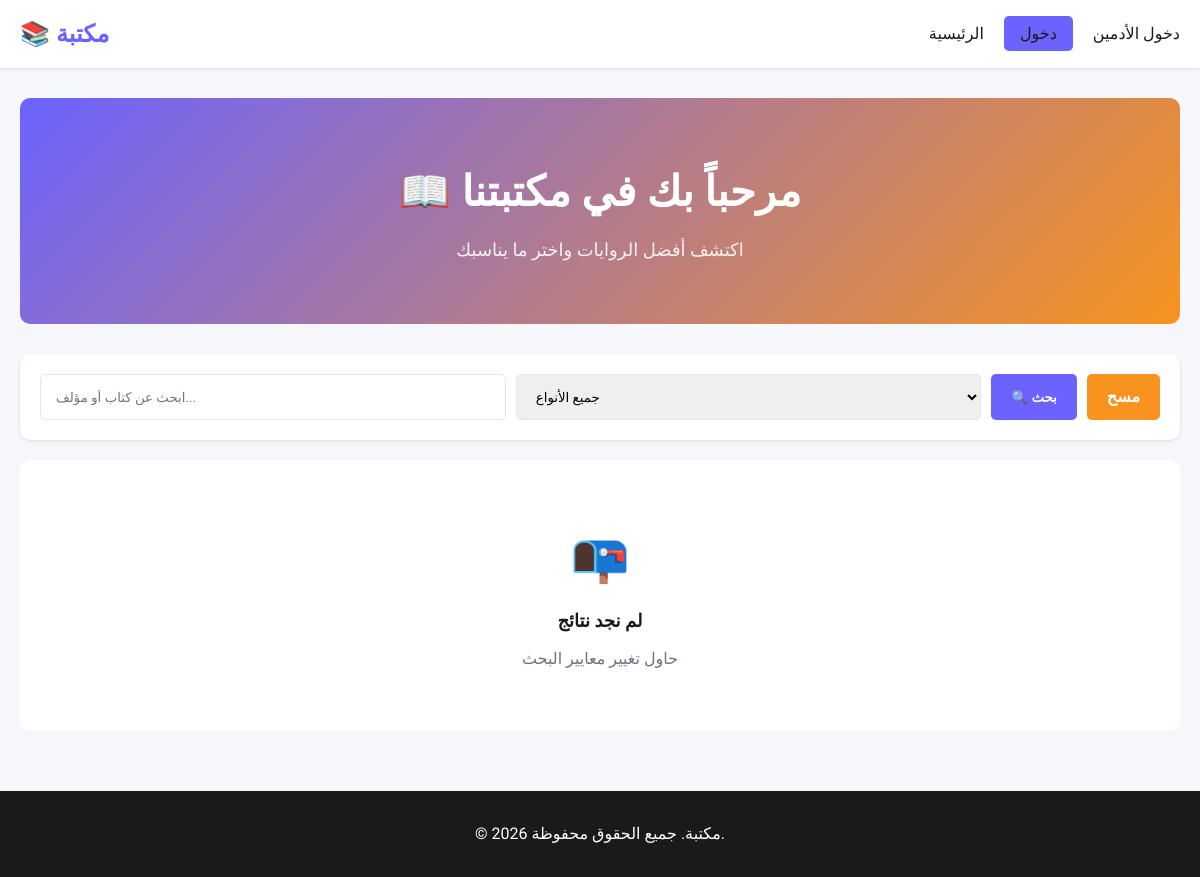
/views/catalogue.php, run on an earlier commit of the app's database.
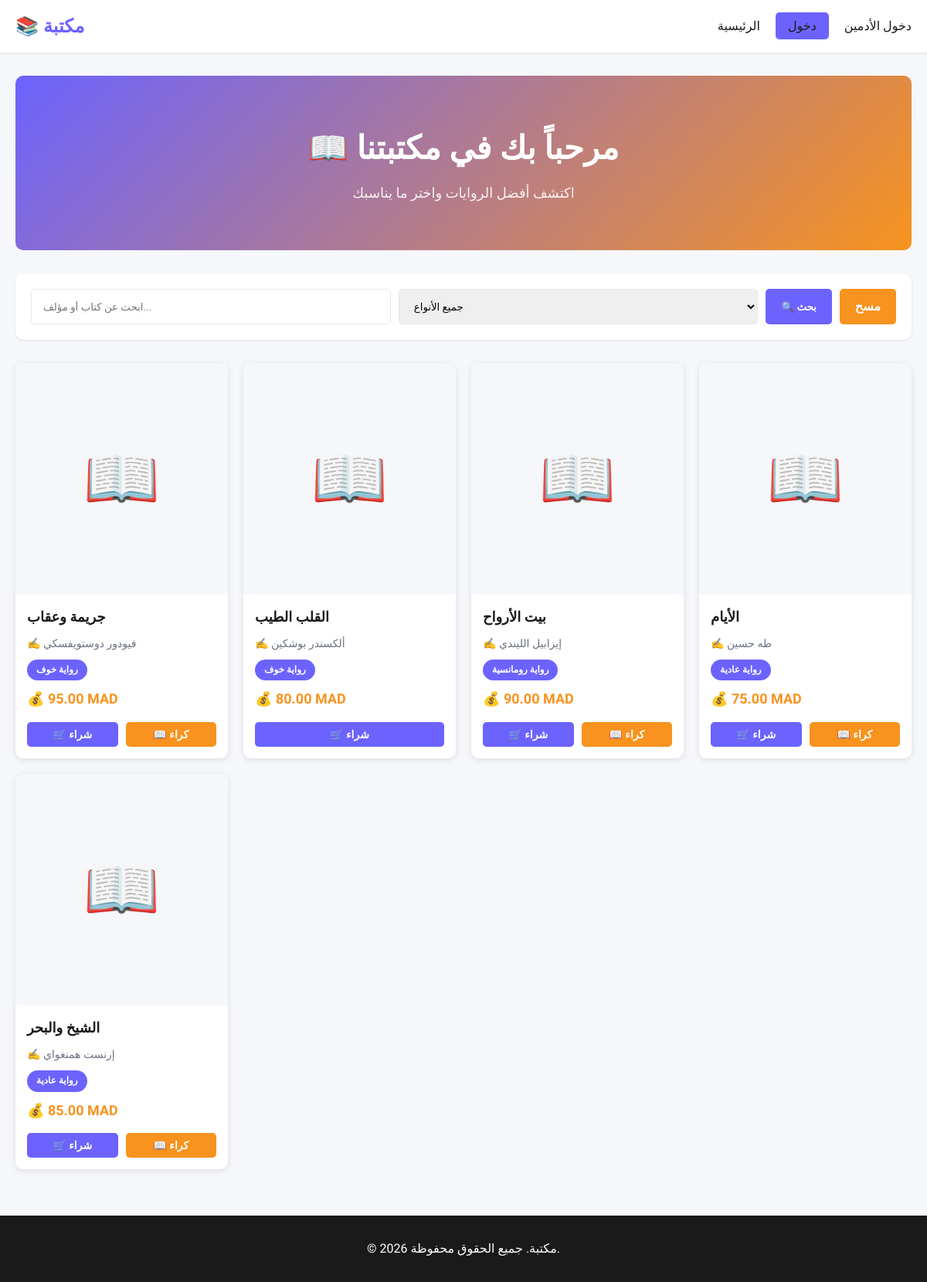
And on a later commit of the database.
### tables this page shows
CREATE TABLE books (
    book_id INT AUTO_INCREMENT PRIMARY KEY,
    title VARCHAR(255) NOT NULL,
    author VARCHAR(150) NOT NULL,
    type_id INT NOT NULL,
    cover_image VARCHAR(500),
    description TEXT,
    price_buy DECIMAL(10,2) NOT NULL,
    price_rental DECIMAL(10,2),
    available_buy BOOLEAN DEFAULT TRUE,
    available_rental BOOLEAN DEFAULT FALSE,
    created_at DATETIME DEFAULT CURRENT_TIMESTAMP,
    FOREIGN KEY (type_id) REFERENCES book_types(type_id) ON DELETE RESTRICT
);

CREATE TABLE book_types (
    type_id INT AUTO_INCREMENT PRIMARY KEY,
    type_name VARCHAR(100) NOT NULL UNIQUE,
    created_at DATETIME DEFAULT CURRENT_TIMESTAMP
);

### core/functions.php (called while the page is built, shortened)
<?php
require_once __DIR__ . '/db.php';
function isLoggedIn() {
    return isset($_SESSION['user_id']);
}
function sanitize($data) {
    return htmlspecialchars(trim((string)$data), ENT_QUOTES, 'UTF-8');
}
function formatPrice($price) {
    return number_format($price, 2, '.', '') . ' MAD';
}
function getAllBooks($search = '', $type_id = '') {
    global $pdo;
    $query = "SELECT b.*, bt.type_name
              FROM books b
              JOIN book_types bt ON b.type_id = bt.type_id
              WHERE b.available_buy = TRUE";
    $params = [];
    $query .= " ORDER BY b.created_at DESC";
    $stmt = $pdo->prepare($query);
    $stmt->execute($params);
    return $stmt->fetchAll();
}

### views/catalogue.php (the view, shortened to what this page needs)
<?php
require_once '../core/functions.php';
$search = sanitize($_GET['search'] ?? '');
$type_id = sanitize($_GET['type_id'] ?? '');
$books = getAllBooks($search, $type_id);
?>
<!DOCTYPE html>
<html lang="ar">
<head>
    <link rel="stylesheet" href="../assets/css/style.css">
</head>
<body>
    <nav class="navbar">
        <div class="container">
            <a href="catalogue.php" class="navbar-brand">📚 مكتبة</a>
            <ul class="navbar-links">
                <li><a href="catalogue.php">الرئيسية</a></li>
                <?php if (isLoggedIn()): ?>
                    <li><a href="user_dashboard.php">حسابي</a></li>
                    <li><a href="../core/logout.php">تسجيل الخروج</a></li>
                <?php else: ?>
                    <li><a href="login.php" class="btn-login">دخول</a></li>
                <?php endif; ?>
                <li><a href="../admin/login.php">دخول الأدمين</a></li>
            </ul>
        </div>
    </nav>
    <div class="container">
        <div class="hero">
            <h1>📖 مرحباً بك في مكتبتنا</h1>
            <p>اكتشف أفضل الروايات واختر ما يناسبك</p>
        </div>
    </div>
    <div class="container">
        <form method="GET" action="catalogue.php" class="search-filter">
            <input
                type="text"
                name="search"
                placeholder="ابحث عن كتاب أو مؤلف..."
                value="<?php echo $search; ?>">
            <select name="type_id">
                <option value="">جميع الأنواع</option>
            </select>
            <button type="submit" class="btn btn-primary">🔍 بحث</button>
            <a href="catalogue.php" class="btn btn-secondary">مسح</a>
        </form>
    </div>
    <div class="container">
        <?php if (empty($books)): ?>
            <div style="text-align: center; padding: 60px 20px; background-color: white; border-radius: 10px; margin: 20px 0;">
                <p style="font-size: 48px;">📭</p>
                <p style="font-size: 18px; font-weight: 700; color: var(--dark); margin: 10px 0;">لم نجد نتائج</p>
                <p style="color: var(--gray);">حاول تغيير معايير البحث</p>
            </div>
        <?php else: ?>
            <div class="books-grid">
                <?php foreach ($books as $book): ?>
                    <div class="book-card">
                        <div class="book-card-image">
                            <?php if (!empty($book['cover_image'])): ?>
                                <img src="<?php echo htmlspecialchars($book['cover_image']); ?>"
                                     alt="<?php echo htmlspecialchars($book['title']); ?>">
                            <?php else: ?>
                                📖
                            <?php endif; ?>
                        </div>
                        <div class="book-card-body">
                            <h3 class="book-card-title"><?php echo htmlspecialchars($book['title']); ?></h3>
                            <p class="book-card-author">✍️ <?php echo htmlspecialchars($book['author']); ?></p>
                            <span class="book-card-type"><?php echo htmlspecialchars($book['type_name']); ?></span>
                            <p class="book-card-price">💰 <?php echo formatPrice($book['price_buy']); ?></p>
                            <div class="book-card-actions">
                                <form method="GET" action="buy.php" style="flex: 1;">
                                    <button type="submit" class="btn btn-primary" style="width: 100%;">🛒 شراء</button>
                                </form>
                                <?php if ($book['available_rental']): ?>
                                    <form method="GET" action="rent.php" style="flex: 1;">
                                        <button type="submit" class="btn btn-secondary" style="width: 100%;">📖 كراء</button>
                                    </form>
                                <?php endif; ?>
                            </div>
                        </div>
                    </div>
                <?php endforeach; ?>
            </div>
        <?php endif; ?>
    </div>
    <footer class="footer">
        <p>&copy; 2026 مكتبة. جميع الحقوق محفوظة.</p>
    </footer>
</body>
</html>

### assets/css/style.css (style rules this page uses)
:root { --primary: #6c63ff; --secondary: #f7931e; --success: #22c55e; --danger: #ef4444; --warning: #f59e0b; --dark: #1a1a1a; --light: #f5f7fa; --gray: #6b7280; --border: #e5e7eb; }
* { margin: 0; padding: 0; box-sizing: border-box; }
body { font-family: 'Cairo', sans-serif; background-color: var(--light); color: var(--dark); line-height: 1.6; }
.container { max-width: 1200px; margin: 0 auto; padding: 0 20px; }
.navbar { background-color: white; box-shadow: 0 1px 3px rgba(0, 0, 0, 0.1); position: sticky; top: 0; z-index: 100; }
.navbar .container { display: flex; justify-content: space-between; align-items: center; padding: 15px 20px; }
.navbar-brand { font-size: 24px; font-weight: 700; color: var(--primary); text-decoration: none; }
.navbar-links { display: flex; gap: 20px; list-style: none; }
.navbar-links a { color: var(--dark); text-decoration: none; font-weight: 500; transition: color 0.3s; }
.btn-login { background-color: var(--primary); color: white; padding: 8px 16px; border-radius: 5px; text-decoration: none; transition: background-color 0.3s; }
.btn { display: inline-block; padding: 10px 20px; border-radius: 5px; text-decoration: none; font-weight: 600; cursor: pointer; border: none; transition: all 0.3s; font-family: 'Cairo', sans-serif; text-align: center; }
.btn-primary { background-color: var(--primary); color: white; }
.btn-secondary { background-color: var(--secondary); color: white; }
.hero { background: linear-gradient(135deg, var(--primary), var(--secondary)); color: white; padding: 60px 20px; text-align: center; border-radius: 10px; margin: 30px 0; }
.hero h1 { font-size: 42px; margin-bottom: 10px; }
.hero p { font-size: 18px; opacity: 0.9; }
.search-filter { background-color: white; padding: 20px; border-radius: 10px; box-shadow: 0 1px 3px rgba(0, 0, 0, 0.1); margin: 20px 0; display: flex; gap: 10px; flex-wrap: wrap; }
.search-filter input, .search-filter select { padding: 10px 15px; border: 1px solid var(--border); border-radius: 5px; font-family: 'Cairo', sans-serif; flex: 1; min-width: 200px; }
.search-filter button { padding: 10px 20px; }
.books-grid { display: grid; grid-template-columns: repeat(auto-fill, minmax(250px, 1fr)); gap: 20px; margin: 30px 0; }
.book-card { background-color: white; border-radius: 10px; overflow: hidden; box-shadow: 0 2px 8px rgba(0, 0, 0, 0.1); transition: all 0.3s; display: flex; flex-direction: column; }
.book-card-image { width: 100%; height: 300px; background-color: var(--light); display: flex; align-items: center; justify-content: center; font-size: 80px; overflow: hidden; }
.book-card-body { padding: 15px; flex-grow: 1; display: flex; flex-direction: column; }
.book-card-title { font-size: 18px; font-weight: 700; margin-bottom: 8px; color: var(--dark); }
.book-card-author { font-size: 14px; color: var(--gray); margin-bottom: 10px; }
.book-card-type { display: inline-block; background-color: var(--primary); color: white; padding: 4px 12px; border-radius: 20px; font-size: 12px; font-weight: 600; margin-bottom: 10px; width: fit-content; }
.book-card-price { font-size: 18px; font-weight: 700; color: var(--secondary); margin-bottom: 15px; flex-grow: 1; }
.book-card-actions { display: flex; gap: 10px; }
.book-card-actions .btn { flex: 1; padding: 8px; font-size: 14px; }
.footer { background-color: var(--dark); color: white; text-align: center; padding: 30px 20px; margin-top: 60px; }

What changed in the data, as far as the page shows it:
added books: title "جريمة وعقاب", author "فيودور دوستويفسكي", type.type_name "رواية خوف", price_buy "95.00 MAD"
added books: title "القلب الطيب", author "ألكسندر بوشكين", type.type_name "رواية خوف", price_buy "80.00 MAD"
added books: title "بيت الأرواح", author "إيزابيل الليندي", type.type_name "رواية رومانسية", price_buy "90.00 MAD"
added books: title "الأيام", author "طه حسين", type.type_name "رواية عادية", price_buy "75.00 MAD"
added books: title "الشيخ والبحر", author "إرنست همنغواي", type.type_name "رواية عادية", price_buy "85.00 MAD"
Also different on the page:
text no longer shown: "📭 لم نجد نتائج حاول تغيير معايير البحث"
